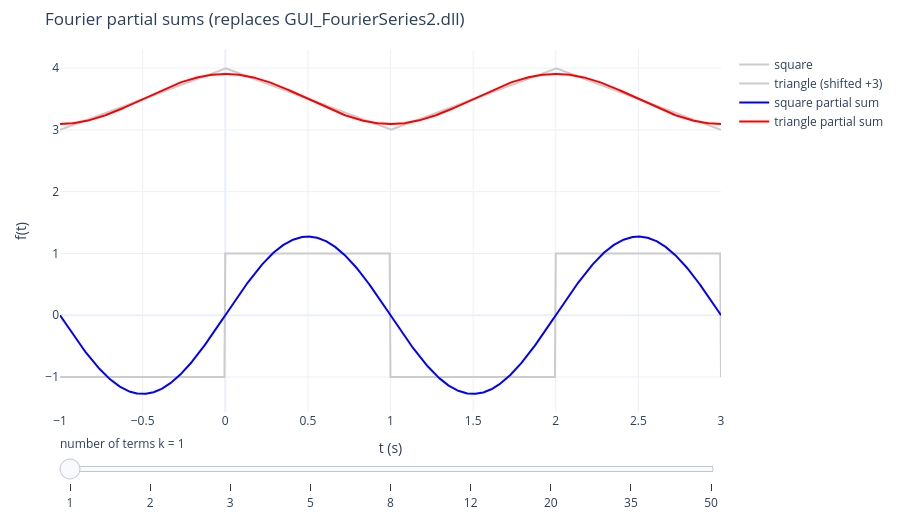

The code cell stored with this chart in its notebook:
### Markdown cell above
原課程的 `GUI_FourierSeries2.dll` 是可以調項數的 MATLAB GUI。這裡用 Plotly 滑桿代替：拖動滑桿改變項數（方波、三角波同時顯示）。

### Code cell
t = np.linspace(-1, 3, 801)
ks = [1, 2, 3, 5, 8, 12, 20, 35, 50]
fig = go.Figure([go.Scatter(x=t, y=square(t), line=dict(color="#ccc"), name="square"),
                 go.Scatter(x=t, y=triangle(t) + 3, line=dict(color="#ccc"), name="triangle (shifted +3)"),
                 go.Scatter(x=t, y=sq_sum(t, 1), name="square partial sum", line=dict(color="blue")),
                 go.Scatter(x=t, y=tri_sum(t, 1) + 3, name="triangle partial sum", line=dict(color="red"))])
fig.frames = [go.Frame(name=str(k), data=[go.Scatter(y=sq_sum(t, k)), go.Scatter(y=tri_sum(t, k) + 3)], traces=[2, 3]) for k in ks]
fig.update_layout(sliders=[dict(currentvalue=dict(prefix="number of terms k = "), steps=[
    dict(method="animate", label=str(k), args=[[str(k)], dict(mode="immediate", frame=dict(duration=0, redraw=True))]) for k in ks])])
show(fig, "Fourier partial sums (replaces GUI_FourierSeries2.dll)", h=520)

### Figure 1 — Plotly figure (JSON) as saved in the notebook; plotly's stock layout.template omitted (floating-point values rounded to 4 significant figures; data arrays with more than 128 entries replaced by an {"elided": "..."} marker saying what was removed)
{"data": [{"line": {"color": "#ccc"}, "name": "square", "type": "scatter", "x": {"elided": "801 float values"}, "y": {"elided": "801 float values"}}, {"line": {"color": "#ccc"}, "name": "triangle (shifted +3)", "type": "scatter", "x": {"elided": "801 float values"}, "y": {"elided": "801 float values"}}, {"line": {"color": "blue"}, "name": "square partial sum", "type": "scatter", "x": {"elided": "801 float values"}, "y": {"elided": "801 float values"}}, {"line": {"color": "red"}, "name": "triangle partial sum", "type": "scatter", "x": {"elided": "801 float values"}, "y": {"elided": "801 float values"}}], "layout": {"height": 520, "margin": {"b": 50, "l": 60, "r": 20, "t": 50}, "sliders": [{"currentvalue": {"prefix": "number of terms k = "}, "steps": [{"args": [["1"], {"frame": {"duration": 0, "redraw": true}, "mode": "immediate"}], "label": "1", "method": "animate"}, {"args": [["2"], {"frame": {"duration": 0, "redraw": true}, "mode": "immediate"}], "label": "2", "method": "animate"}, {"args": [["3"], {"frame": {"duration": 0, "redraw": true}, "mode": "immediate"}], "label": "3", "method": "animate"}, {"args": [["5"], {"frame": {"duration": 0, "redraw": true}, "mode": "immediate"}], "label": "5", "method": "animate"}, {"args": [["8"], {"frame": {"duration": 0, "redraw": true}, "mode": "immediate"}], "label": "8", "method": "animate"}, {"args": [["12"], {"frame": {"duration": 0, "redraw": true}, "mode": "immediate"}], "label": "12", "method": "animate"}, {"args": [["20"], {"frame": {"duration": 0, "redraw": true}, "mode": "immediate"}], "label": "20", "method": "animate"}, {"args": [["35"], {"frame": {"duration": 0, "redraw": true}, "mode": "immediate"}], "label": "35", "method": "animate"}, {"args": [["50"], {"frame": {"duration": 0, "redraw": true}, "mode": "immediate"}], "label": "50", "method": "animate"}]}], "title": {"text": "Fourier partial sums (replaces GUI_FourierSeries2.dll)"}, "xaxis": {"title": {"text": "t (s)"}}, "yaxis": {"title": {"text": "f(t)"}}}}
